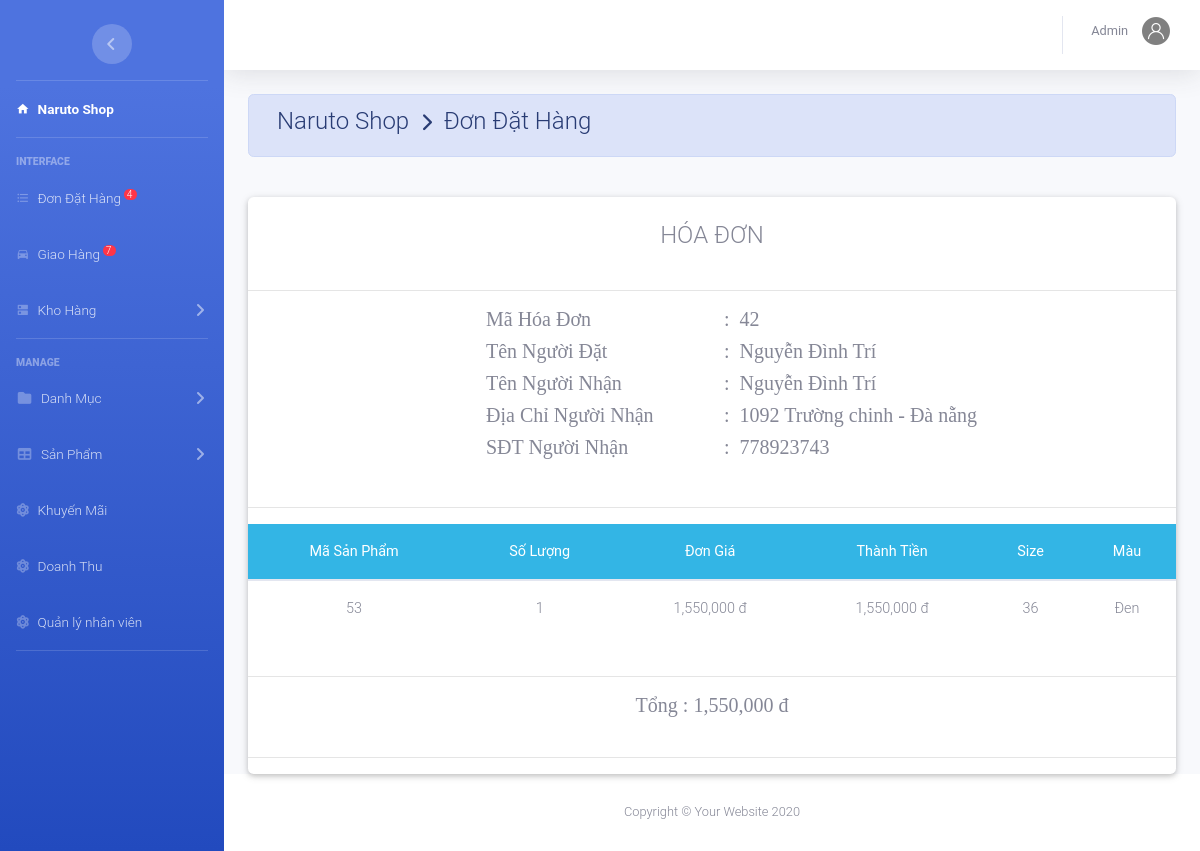
Page /admin/index.php?action=giaohang&view=ctgh&mahd=42 (signed in) on the committed database.
### tables this page shows
CREATE TABLE `khachhang` (
  `MaKH` int(11) NOT NULL,
  `TenKH` varchar(50) NOT NULL,
  `Email` varchar(50) NOT NULL,
  `SDT` bigint(12) NOT NULL,
  `DiaChi` text NOT NULL,
  `MatKhau` varchar(50) NOT NULL
);

CREATE TABLE `nguoinhan` (
  `MaHD` int(11) NOT NULL,
  `TenNN` varchar(50) NOT NULL,
  `DiaChiNN` text NOT NULL,
  `SDTNN` int(12) NOT NULL
);

CREATE TABLE `chitiethoadon` (
  `MaHD` int(11) NOT NULL,
  `MaSP` int(11) NOT NULL,
  `SoLuong` int(11) NOT NULL,
  `DonGia` decimal(10,0) NOT NULL,
  `ThanhTien` decimal(10,0) NOT NULL,
  `Size` int(11) NOT NULL,
  `MaMau` varchar(50) NOT NULL
);

### admin/shipper/chitietdathang.php (the view, shortened to what this page needs)
<?php
	include_once('../config/database.php');
	$mahd=$_GET['mahd'];
	$sql="select * from chitiethoadon where MaHD=$mahd ";
	$rs=mysqli_query($conn,$sql);
	$sql2="select * from nguoinhan where MaHD=$mahd ";
	$rs2=mysqli_query($conn,$sql2);
	$row2=mysqli_fetch_array($rs2);
	$sql23="select * from khachhang where MaKH=(select MaKH from hoadon where MaHD='$mahd') ";
	$rs22=mysqli_query($conn,$sql23);
	$row22=mysqli_fetch_array($rs22);
?>
<div class="container-fluid">
	<div class=" alert alert-primary">
	  <h4 class="page-title">
	     Naruto Shop &#160;<i class="fas fa-chevron-right" style="font-size: 18px"></i>&#160; Đơn Đặt Hàng</h4>
	</div>
	<br>
<div class="card">
        	<br>
			<h4 class="m-auto" > HÓA ĐƠN</h4><br><hr>
			<div class="row">
				<div class="col-md-3"></div>
				<div class="col-md-3"><h5 style="font-family: Alata;">Mã Hóa Đơn </h5></div>
				<div class="col-md-6"><h5 style="font-family: Alata;">: &#160;<?php echo $mahd ?></h5></div>
				<div class="col-md-3"></div>
				<div class="col-md-3"><h5 style="font-family: Alata;">Tên Người Đặt </h5></div>
				<div class="col-md-6"><h5 style="font-family: Alata;">: &#160;<?php echo $row22['TenKH']; ?></h5></div>
				<div class="col-md-3"></div>
				<div class="col-md-3"><h5 style="font-family: Alata;">Tên Người Nhận </h5></div>
				<div class="col-md-6"><h5 style="font-family: Alata;">: &#160;<?php echo $row2['TenNN']; ?></h5></div>
				<div class="col-md-3"></div>
				<div class="col-md-3"><h5 style="font-family: Alata;">Địa Chỉ Người Nhận </h5></div>
				<div class="col-md-6"><h5 style="font-family: Alata;">: &#160;<?php echo $row2['DiaChiNN'] ?></h5></div>
				<div class="col-md-3"></div>
				<div class="col-md-3"><h5 style="font-family: Alata;">SĐT Người Nhận </h5></div>
				<div class="col-md-6"><h5 style="font-family: Alata;">: &#160;<?php echo $row2['SDTNN'] ?></h5></div>
			</div>
			<br><hr>
			<table class="table table-hover m-auto text-center" style="font-size: 13px;">
				<thead class="badge-info">
					<tr>
						<th>Mã Sản Phẩm</th><th>Số Lượng </th><th>Đơn Giá</th><th>Thành Tiền</th><th>Size</th><th>Màu</th>
					</tr>
				</thead>
				<tbody>
			 <?php $so=0;
				 while ($row=mysqli_fetch_array($rs)) { $so=$so+$row['ThanhTien']; ?>
					<tr>
						<td><?php echo $row['MaSP']; ?></td>
						<td><?php echo $row['SoLuong']; ?></td>
						<td><?php echo number_format($row['DonGia']).' đ'; ?></td>
						<td><?php echo number_format($row['ThanhTien']).' đ'; ?></td>
						<td><?php echo $row['Size']; ?></td><td><?php echo $row['MaMau']; ?></td>
					</tr>
			 <?php	} ?>
				</tbody>
			</table><br><hr>
			<h5 class="m-auto" style="font-family: Alata;">Tổng : <?php echo number_format($so).' đ'; ?></h5>
			<br><hr>
		</div>
</div>

### rows in the picture
khachhang: TenKH "Nguyễn Đình Trí"
nguoinhan: TenNN "Nguyễn Đình Trí", DiaChiNN "1092 Trường chinh - Đà nẵng", SDTNN "778923743"
chitiethoadon: MaSP "53", SoLuong "1", DonGia "1,550,000", ThanhTien "1,550,000", Size "36", MaMau "Đen"

### other values in the picture
$dem "4"
$dem "7"
$nv['TenNV'] "Admin"
$mahd "42"
$so "1,550,000"
